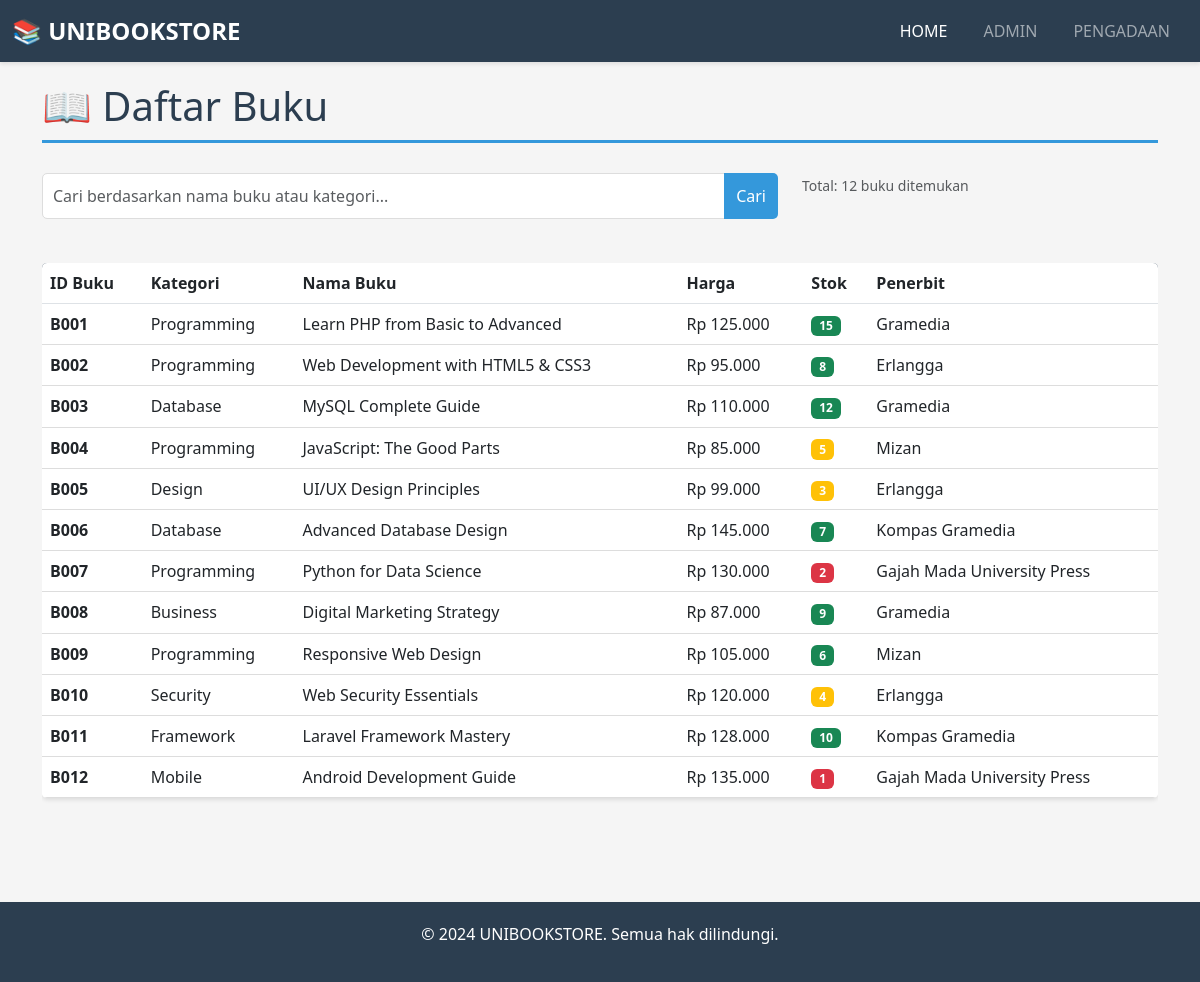
Before: / with the older database file.
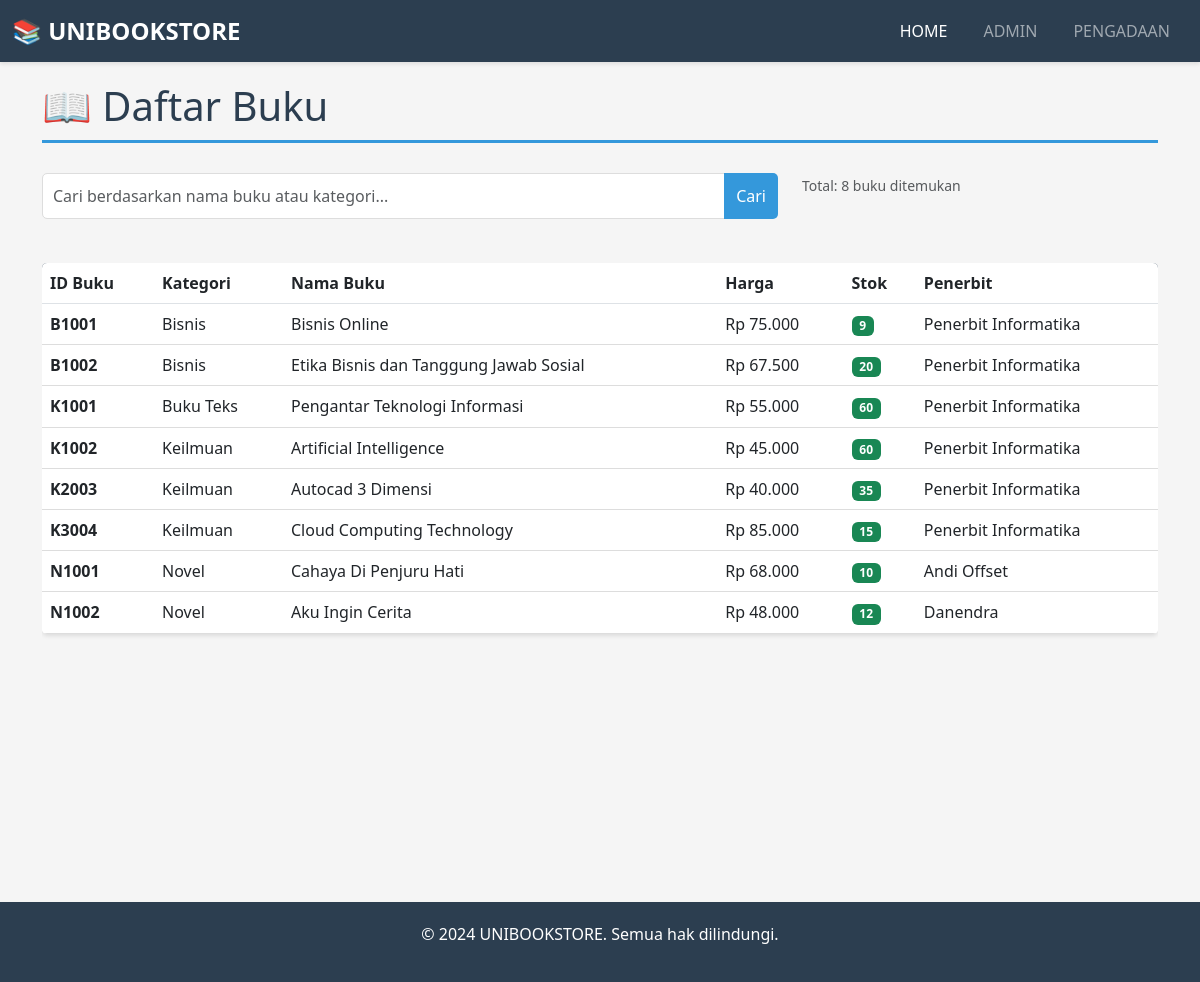
After: the same page with the newer database file.
### tables this page shows
CREATE TABLE IF NOT EXISTS `buku` (
  `id_buku` varchar(10) NOT NULL,
  `kategori` varchar(50) NOT NULL,
  `nama_buku` varchar(150) NOT NULL,
  `harga` int(11) NOT NULL,
  `stok` int(11) NOT NULL,
  `id_penerbit` varchar(10) NOT NULL,
  `gambar` varchar(255) NULL,
  PRIMARY KEY (`id_buku`),
  KEY `id_penerbit` (`id_penerbit`),
  CONSTRAINT `buku_ibfk_1` FOREIGN KEY (`id_penerbit`) REFERENCES `penerbit` (`id_penerbit`) ON DELETE CASCADE
);

CREATE TABLE IF NOT EXISTS `penerbit` (
  `id_penerbit` varchar(10) NOT NULL,
  `nama` varchar(100) NOT NULL,
  `alamat` text NOT NULL,
  `kota` varchar(50) NOT NULL,
  `telepon` varchar(15) NOT NULL,
  PRIMARY KEY (`id_penerbit`)
);

### index.php (the view, shortened to what this page needs)
<?php
include 'config/koneksi.php';
$search = isset($_GET['search']) ? mysqli_real_escape_string($koneksi, $_GET['search']) : '';
$query = "SELECT b.id_buku, b.kategori, b.nama_buku, b.harga, b.stok, p.nama as nama_penerbit
          FROM buku b
          JOIN penerbit p ON b.id_penerbit = p.id_penerbit";
$query .= " ORDER BY b.id_buku ASC";
$result = mysqli_query($koneksi, $query);
$total_records = mysqli_num_rows($result);
?>
<!DOCTYPE html>
<html lang="id">
<head>
    <link href="https://cdn.jsdelivr.net/npm/bootstrap@5.3.0/dist/css/bootstrap.min.css" rel="stylesheet">
    <link rel="stylesheet" href="assets/style.css">
</head>
<body>
    <nav class="navbar navbar-expand-lg navbar-dark">
        <div class="container-fluid">
            <a class="navbar-brand" href="index.php">📚 UNIBOOKSTORE</a>
            <div class="collapse navbar-collapse" id="navbarNav">
                <ul class="navbar-nav ms-auto">
                    <li class="nav-item">
                        <a class="nav-link active" href="index.php">HOME</a>
                    </li>
                    <li class="nav-item">
                        <a class="nav-link" href="admin.php">ADMIN</a>
                    </li>
                    <li class="nav-item">
                        <a class="nav-link" href="pengadaan.php">PENGADAAN</a>
                    </li>
                </ul>
            </div>
        </div>
    </nav>
    <div class="container container-main">
        <h1 class="page-title">📖 Daftar Buku</h1>
        <div class="row mb-4">
            <div class="col-md-8">
                <form method="GET" class="search-box">
                    <div class="input-group">
                        <input
                            type="text"
                            name="search"
                            class="form-control"
                            placeholder="Cari berdasarkan nama buku atau kategori..."
                            value="<?php echo htmlspecialchars($search); ?>"
                        >
                        <button class="btn btn-search" type="submit">Cari</button>
                    </div>
                </form>
            </div>
            <div class="col-md-4">
                <p class="text-muted">
                    <small>Total: <?php echo $total_records; ?> buku ditemukan</small>
                </p>
            </div>
        </div>
        <?php if ($total_records > 0): ?>
            <div class="table-responsive">
                <table class="table table-hover">
                    <thead>
                        <tr>
                            <th>ID Buku</th>
                            <th>Kategori</th>
                            <th>Nama Buku</th>
                            <th>Harga</th>
                            <th>Stok</th>
                            <th>Penerbit</th>
                        </tr>
                    </thead>
                    <tbody>
                        <?php while ($row = mysqli_fetch_assoc($result)): ?>
                            <tr>
                                <td><strong><?php echo htmlspecialchars($row['id_buku']); ?></strong></td>
                                <td><?php echo htmlspecialchars($row['kategori']); ?></td>
                                <td><?php echo htmlspecialchars($row['nama_buku']); ?></td>
                                <td>Rp <?php echo number_format($row['harga'], 0, ',', '.'); ?></td>
                                <td>
                                    <?php
                                        if ($row['stok'] <= 2) {
                                            echo "<span class='badge bg-danger'>" . $row['stok'] . "</span>";
                                        } elseif ($row['stok'] <= 5) {
                                            echo "<span class='badge bg-warning'>" . $row['stok'] . "</span>";
                                        } else {
                                            echo "<span class='badge bg-success'>" . $row['stok'] . "</span>";
                                        }
                                    ?>
                                </td>
                                <td><?php echo htmlspecialchars($row['nama_penerbit']); ?></td>
                            </tr>
                        <?php endwhile; ?>
                    </tbody>
                </table>
            </div>
        <?php endif; ?>
    </div>
    <footer>
        <p>&copy; 2024 UNIBOOKSTORE. Semua hak dilindungi.</p>
    </footer>
</body>
</html>

Changed rows visible on the page:
removed buku: id_buku "B001", kategori "Programming", nama_buku "Learn PHP from Basic to Advanced", harga "125.000", stok "15", id_penerbit.nama "Gramedia"
removed buku: id_buku "B002", kategori "Programming", nama_buku "Web Development with HTML5 & CSS3", harga "95.000", stok "8", id_penerbit.nama "Erlangga"
removed buku: id_buku "B003", kategori "Database", nama_buku "MySQL Complete Guide", harga "110.000", stok "12", id_penerbit.nama "Gramedia"
removed buku: id_buku "B004", kategori "Programming", nama_buku "JavaScript: The Good Parts", harga "85.000", stok "5", id_penerbit.nama "Mizan"
removed buku: id_buku "B005", kategori "Design", nama_buku "UI/UX Design Principles", harga "99.000", stok "3", id_penerbit.nama "Erlangga"
removed buku: id_buku "B006", kategori "Database", nama_buku "Advanced Database Design", harga "145.000", stok "7", id_penerbit.nama "Kompas Gramedia"
removed buku: id_buku "B007", kategori "Programming", nama_buku "Python for Data Science", harga "130.000", stok "2", id_penerbit.nama "Gajah Mada University Press"
removed buku: id_buku "B008", kategori "Business", nama_buku "Digital Marketing Strategy", harga "87.000", stok "9", id_penerbit.nama "Gramedia"
removed buku: id_buku "B009", kategori "Programming", nama_buku "Responsive Web Design", harga "105.000", stok "6", id_penerbit.nama "Mizan"
removed buku: id_buku "B010", kategori "Security", nama_buku "Web Security Essentials", harga "120.000", stok "4", id_penerbit.nama "Erlangga"
removed buku: id_buku "B011", kategori "Framework", nama_buku "Laravel Framework Mastery", harga "128.000", stok "10", id_penerbit.nama "Kompas Gramedia"
removed buku: id_buku "B012", kategori "Mobile", nama_buku "Android Development Guide", harga "135.000", stok "1", id_penerbit.nama "Gajah Mada University Press"
added buku: id_buku "B1001", kategori "Bisnis", nama_buku "Bisnis Online", harga "75.000", stok "9", id_penerbit.nama "Penerbit Informatika"
added buku: id_buku "B1002", kategori "Bisnis", nama_buku "Etika Bisnis dan Tanggung Jawab Sosial", harga "67.500", stok "20", id_penerbit.nama "Penerbit Informatika"
added buku: id_buku "K1001", kategori "Buku Teks", nama_buku "Pengantar Teknologi Informasi", harga "55.000", stok "60", id_penerbit.nama "Penerbit Informatika"
added buku: id_buku "K1002", kategori "Keilmuan", nama_buku "Artificial Intelligence", harga "45.000", stok "60", id_penerbit.nama "Penerbit Informatika"
added buku: id_buku "K2003", kategori "Keilmuan", nama_buku "Autocad 3 Dimensi", harga "40.000", stok "35", id_penerbit.nama "Penerbit Informatika"
added buku: id_buku "K3004", kategori "Keilmuan", nama_buku "Cloud Computing Technology", harga "85.000", stok "15", id_penerbit.nama "Penerbit Informatika"
added buku: id_buku "N1001", kategori "Novel", nama_buku "Cahaya Di Penjuru Hati", harga "68.000", stok "10", id_penerbit.nama "Andi Offset"
added buku: id_buku "N1002", kategori "Novel", nama_buku "Aku Ingin Cerita", harga "48.000", stok "12", id_penerbit.nama "Danendra"
Other visible differences:
$total_records: "12" → "8"
